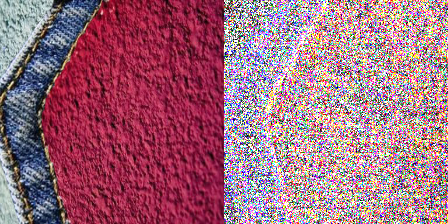
#> input picture results/ela_test_comparison.png, 448 x 224 px
$ python -i ela.py   (imports and definitions only)
#> lines starting #> are read from the running program, lines starting #| are printed output that depends on the picture
"""
Error Level Analysis (ELA) Implementation
Detects JPEG compression artifacts to identify image manipulation
"""

import cv2
import numpy as np
from PIL import Image, ImageChops, ImageEnhance
import io
from pathlib import Path


class ELAProcessor:
    """
    Error Level Analysis processor for image forgery detection

    ELA works by:
    1. Saving image at known JPEG quality
    2. Computing difference between original and recompressed
    3. Amplifying differences to highlight manipulated regions
    """

    def __init__(self, quality=90, scale=10):
        """
        Args:
            quality (int): JPEG compression quality (1-100). Default 90.
            scale (int): Amplification factor for differences. Default 10.
        """
        self.quality = quality
        self.scale = scale

    def apply_ela(self, image_path, output_size=(224, 224)):
        """
        Apply ELA to an image

        Args:
            image_path (str or Path): Path to input image
            output_size (tuple): Output dimensions (height, width)

        Returns:
            np.ndarray: ELA image as numpy array (H, W, C), values 0-255
        """
        # Load image
        img = Image.open(image_path).convert('RGB')

        # Resize to target size
        img = img.resize((output_size[1], output_size[0]), Image.LANCZOS)

        # Save to buffer with specified quality
        buffer = io.BytesIO()
        img.save(buffer, 'JPEG', quality=self.quality)
        buffer.seek(0)

        # Load compressed version
        compressed = Image.open(buffer)

        # Compute difference
        ela_img = ImageChops.difference(img, compressed)

        # Get extrema for normalization
        extrema = ela_img.getextrema()
        max_diff = max([ex[1] for ex in extrema])

        # Avoid division by zero
        if max_diff == 0:
            max_diff = 1

        # Scale and enhance
        scale_factor = 255.0 / max_diff * self.scale
        ela_img = ImageEnhance.Brightness(ela_img).enhance(scale_factor)

        # Convert to numpy array
        ela_array = np.array(ela_img)

        # Clip values to valid range
        ela_array = np.clip(ela_array, 0, 255).astype(np.uint8)

        return ela_array

    # [36 lines left out: function apply_ela_opencv, not called in this run]

    def visualize_ela(self, image_path, save_path=None):
        """
        Create visualization comparing original and ELA

        Args:
            image_path (str or Path): Path to input image
            save_path (str or Path, optional): Path to save visualization

        Returns:
            np.ndarray: Concatenated visualization
        """
#> called with image_path = '../results/ela_test_comparison.png'
        # Load original
        original = cv2.imread(str(image_path))
#> original is the input picture: shape (224, 448, 3); mean B, G, R 125.3, 108.1, 160.1
        original = cv2.cvtColor(original, cv2.COLOR_BGR2RGB)
        original = cv2.resize(original, (224, 224))
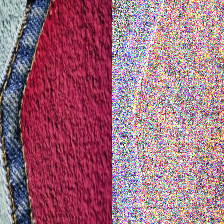
#> original: shape (224, 224, 3); mean R, G, B 160.3, 108.4, 125.6

        # Apply ELA
        ela = self.apply_ela(image_path)
#> in apply_ela, `img = img.resize((output_size[1], output_size[0]), Image.LANCZOS)`:
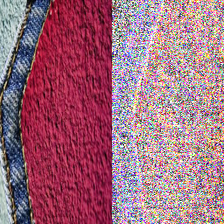
#> img: PIL image 224x224 RGB; mean R, G, B 159.4, 107.8, 124.9
#> in apply_ela, `compressed = Image.open(buffer)`:
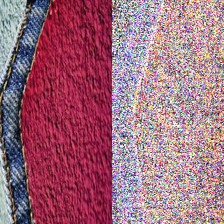
#> compressed: PIL image 224x224 RGB; mean R, G, B 159.1, 107.8, 124.8
#> in apply_ela, `ela_img = ImageChops.difference(img, compressed)`:
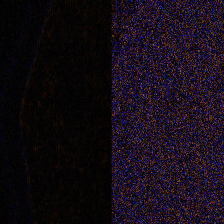
#> ela_img: PIL image 224x224 RGB; mean R, G, B 20.4, 12.1, 22.3
#> in apply_ela, `extrema = ela_img.getextrema()`: extrema = ((0, 184), (0, 98), (0, 193))
#> in apply_ela, `max_diff = max([ex[1] for ex in extrema])`: max_diff = 193
#> in apply_ela, `scale_factor = 255.0 / max_diff * self.scale`: scale_factor = 13.21
#> in apply_ela, `ela_img = ImageEnhance.Brightness(ela_img).enhance(scale_factor)`:
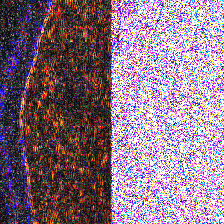
#> ela_img: PIL image 224x224 RGB; mean R, G, B 139.5, 114.9, 133.6

        # Create side-by-side comparison
        comparison = np.hstack([original, ela])
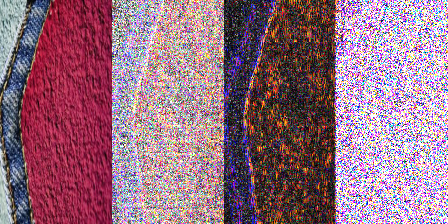
#> comparison: shape (224, 448, 3); mean R, G, B 149.9, 111.7, 129.6

        if save_path:
            comparison_bgr = cv2.cvtColor(comparison, cv2.COLOR_RGB2BGR)
            cv2.imwrite(str(save_path), comparison_bgr)

        return comparison


# [28 lines left out: function batch_ela_processing, not called in this run]


# [89 lines not run here, left out]

>>> result = ELAProcessor().visualize_ela('../results/ela_test_comparison.png')

$ run again, on results/test_prediction.png
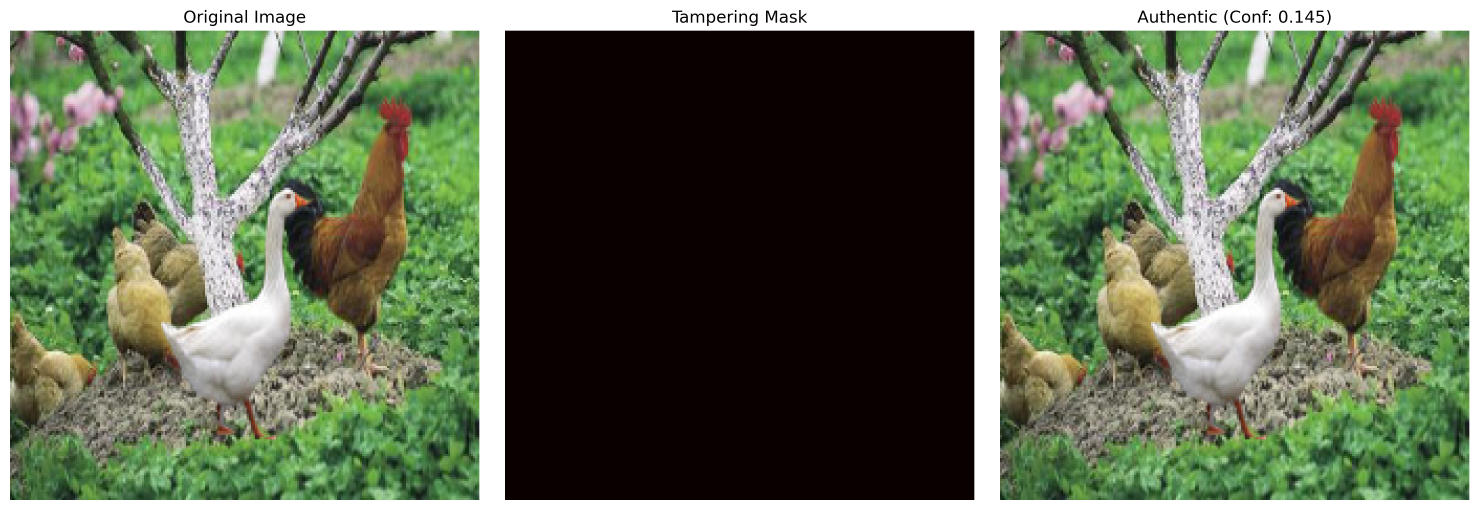
#> input picture results/test_prediction.png, 4437 x 1530 px (shown at 1/3 size)
#> in visualize_ela, original is the input picture: shape (1530, 4437, 3); mean B, G, R 86, 110.4, 99.9
#> in apply_ela, `ela_img = ImageChops.difference(img, compressed)`:
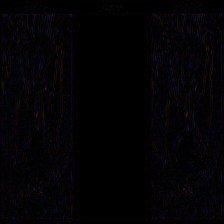
#> ela_img: PIL image 224x224 RGB; mean R, G, B 3.4, 2.5, 4.4
#> extrema = ((0, 59), (0, 25), (0, 58))
#> max_diff = 59
#> scale_factor = 43.22
#> in visualize_ela, `comparison = np.hstack([original, ela])`:
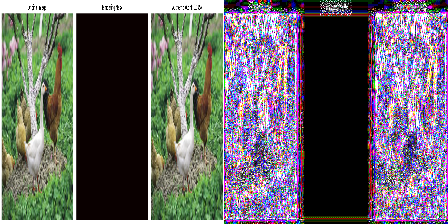
#> comparison: shape (224, 448, 3); mean R, G, B 102.8, 99.3, 102.4
